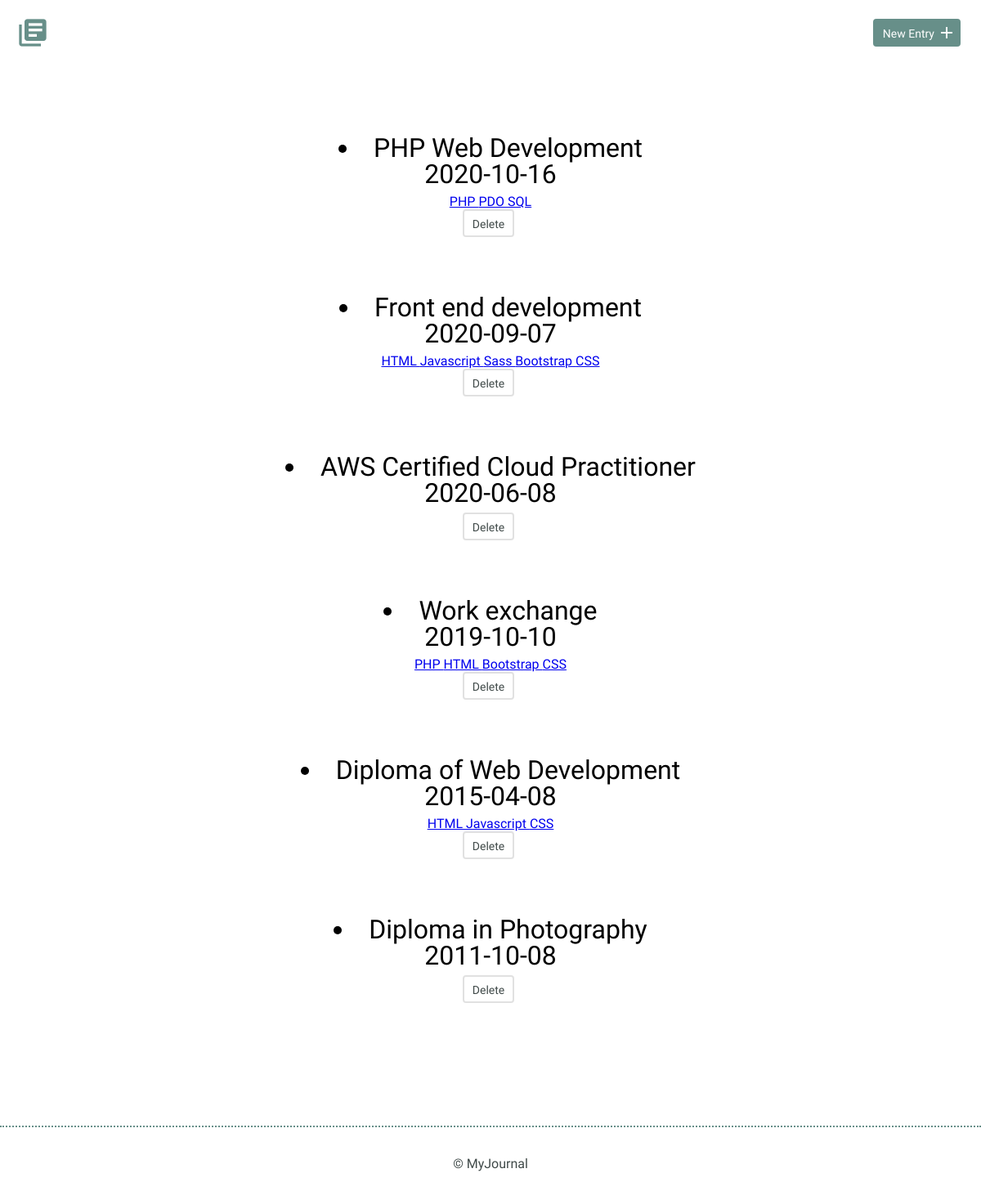
The page / on the database its author committed.
### tables this page shows
CREATE TABLE "entries" (
	`id`	INTEGER,
	`title`	TEXT,
	`date`	TEXT,
	`time_spent`	INTEGER,
	`learned`	BLOB,
	`resources`	BLOB,
	PRIMARY KEY(`id`)
);

CREATE TABLE "entries_tags_link" (
	"entry_id"	INTEGER,
	"tag_id"	INTEGER
);

CREATE TABLE "tags" (
	"id"	INTEGER,
	"tag_name"	TEXT,
	PRIMARY KEY("id" AUTOINCREMENT)
);

### inc/functions.php (called while the page is built, shortened)
<?php
function get_journal_entries() {
  include('dbconnect.php');
   try {
   return $db->query('SELECT * FROM entries ORDER BY date DESC');
   } catch (Exception $e) {
     echo "Error!:" . $e->getMessage() . "</br>";
     return array();
   }
 }
function get_tags($entry_id) {
  include('dbconnect.php');
  $sql = 'SELECT * FROM tags
          INNER JOIN entries_tags_link
          ON tags.id = entries_tags_link.tag_id
          WHERE entries_tags_link.entry_id = ?';
  try {
    $results = $db->prepare($sql);
    $results->bindValue(1,$entry_id,PDO::PARAM_INT);
    $results->execute();
    return $results->fetchAll(PDO::FETCH_ASSOC);
  } catch (Exception $e) {
    echo $e->getMessage();
    return false;
  }
 }
?>

### index.php (the view, shortened to what this page needs)
<?php
include('./inc/functions.php');
?>
<!DOCTYPE html>
<html>
    <head>
        <link rel="stylesheet" href="css/normalize.css">
        <link rel="stylesheet" href="css/site.css">
    </head>
    <body>
        <header>
            <div class="container">
                <div class="site-header">
                    <a class="logo" href="index.php"><i class="material-icons">library_books</i></a>
                    <a class="button icon-right" href="new.php"><span>New Entry</span> <i class="material-icons">add</i></a>
                </div>
            </div>
        </header>
        <section>
            <div class="container">
            <div class="entry-list">
                <?php
                if(isset($_GET['tag'])) {
                    $tag_id = filter_input(INPUT_GET, 'tag',FILTER_SANITIZE_NUMBER_INT);
                    foreach (get_entries_by_tag($tag_id) as $entry) {
                        echo "<article>";
                        echo "<h2>";
                        echo "<li><a href='detail.php?id=" .$entry['id'] . "'>" .
                        $entry['title'] . "</a></li>";
                        echo "<time>";
                        echo $entry['date'];
                        echo "</time>";
                        echo "</h2>";
                        $entry_id = $entry['id'];
                        foreach( get_tags($entry_id) as $tag){
                        echo "<a href='index.php?tag=" . $tag['tag_id']  ."'>" . " " . $tag['tag_name'] . " " . " </a>";
                        }
                        echo "<form method='post' action='index.php' onsubmit=\"return
                        confirm('Are you sure you want to delete this task?');\">\n";
                        echo "<input type='hidden' value='". $entry['id'] . "' name='delete'
                        ?>\n";
                        echo "<input type='submit' class='button button-secondary' value='Delete' />\n";
                        echo "</form>";
                        echo "</article>";
                    }
                } else {
                    foreach(get_journal_entries() as $entry) {
                        echo "<article>";
                        echo "<h2>";
                        echo "<li><a href='detail.php?id=" .$entry['id'] . "'>" .
                        $entry['title'] . "</a></li>";
                        echo "<time>";
                        echo $entry['date'];
                        echo "</time>";
                        echo "</h2>";
                        $entry_id = $entry['id'];
                        foreach( get_tags($entry_id) as $tag){
                        echo "<a href='index.php?tag=" . $tag['tag_id']  ."'>" . " " . $tag['tag_name'] . " " . " </a>";
                        }
                        echo "<form method='post' action='index.php' onsubmit=\"return
                        confirm('Are you sure you want to delete this task?');\">\n";
                        echo "<input type='submit' class='button button-secondary' value='Delete' />\n";
                        echo "</form>";echo "</article>";
                    }
                }
                ?>
                </div>
            </div>
        </section>
        <footer>
            <div>
                &copy; MyJournal
            </div>
        </footer>
    </body>
</html>

### css/site.css (style rules this page uses)
body { font-size: 16px; color: #404a49; font-family: 'Cousine', serif; font-weight: 400; }
.container { margin: 0 auto; padding: 0 25px; }
header .site-header { margin: 0 auto; height: 95px; }
header .logo i { color: #678f89; margin: 20px 0 0 -5px; float: left; font-size: 40px; }
header .button { float: right; margin: 33px 0 0 0; }
footer { text-align: center; padding: 35px 0; border-top: 2px dotted #678f89; }
.button { padding: 8px 10px 6px 10px; background: #678f89; border: 2px solid #678f89; border-radius: 4px; text-decoration: none; color: #FFF; position: relative; text-align: center; font-size: 14px; }
.button.button-secondary { background: #FFF; border: 2px solid #e1e1e1; color: #404a49; }
.button.icon-right { padding-right: 30px; top: -10px; }
.button.icon-right i { position: absolute; top: 3px; right: 3px; }
h1, h2, h3 { margin: 0; font-weight: 400; line-height: 1em; color: #000; }
h2 { font-size: 32px; }
h2 a { text-decoration: none; color: #000; }
.entry-list, .edit-entry, .new-entry { max-width: 800px; margin: 0 auto; padding: 70px 0 150px 0; }
.entry-list article { margin-bottom: 70px; text-align: center; }
.entry-list article:last-child { margin-bottom: 0; }
.entry-list article h2 { margin-bottom: 8px; }
input[type=submit] { margin-right: 5px; }

### rows shown on the page
entries: title "PHP Web Development", date "2020-10-16"
entries_tags_link: tag.tag_name "PHP"
entries_tags_link: tag.tag_name "PDO"
entries_tags_link: tag.tag_name "SQL"
entries: title "Front end development", date "2020-09-07"
entries_tags_link: tag.tag_name "HTML"
entries_tags_link: tag.tag_name "Javascript"
entries_tags_link: tag.tag_name "Sass"
entries_tags_link: tag.tag_name "Bootstrap"
entries_tags_link: tag.tag_name "CSS"
entries: title "AWS Certified Cloud Practitioner", date "2020-06-08"
entries: title "Work exchange", date "2019-10-10"
entries_tags_link: tag.tag_name "PHP"
entries_tags_link: tag.tag_name "HTML"
entries_tags_link: tag.tag_name "Bootstrap"
entries_tags_link: tag.tag_name "CSS"
entries: title "Diploma of Web Development", date "2015-04-08"
entries_tags_link: tag.tag_name "HTML"
entries_tags_link: tag.tag_name "Javascript"
entries_tags_link: tag.tag_name "CSS"
entries: title "Diploma in Photography", date "2011-10-08"
